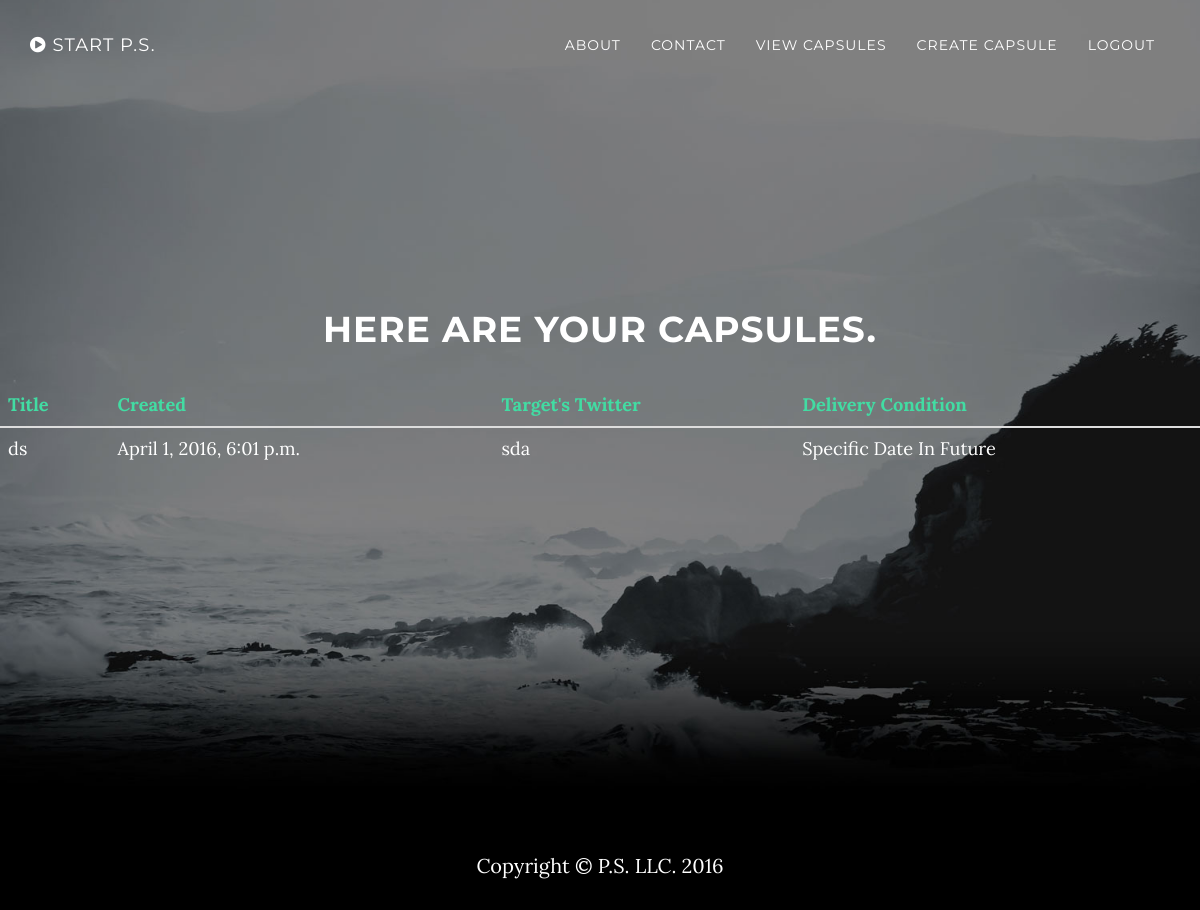
Before: /capsules/ (signed in) with the older database file.
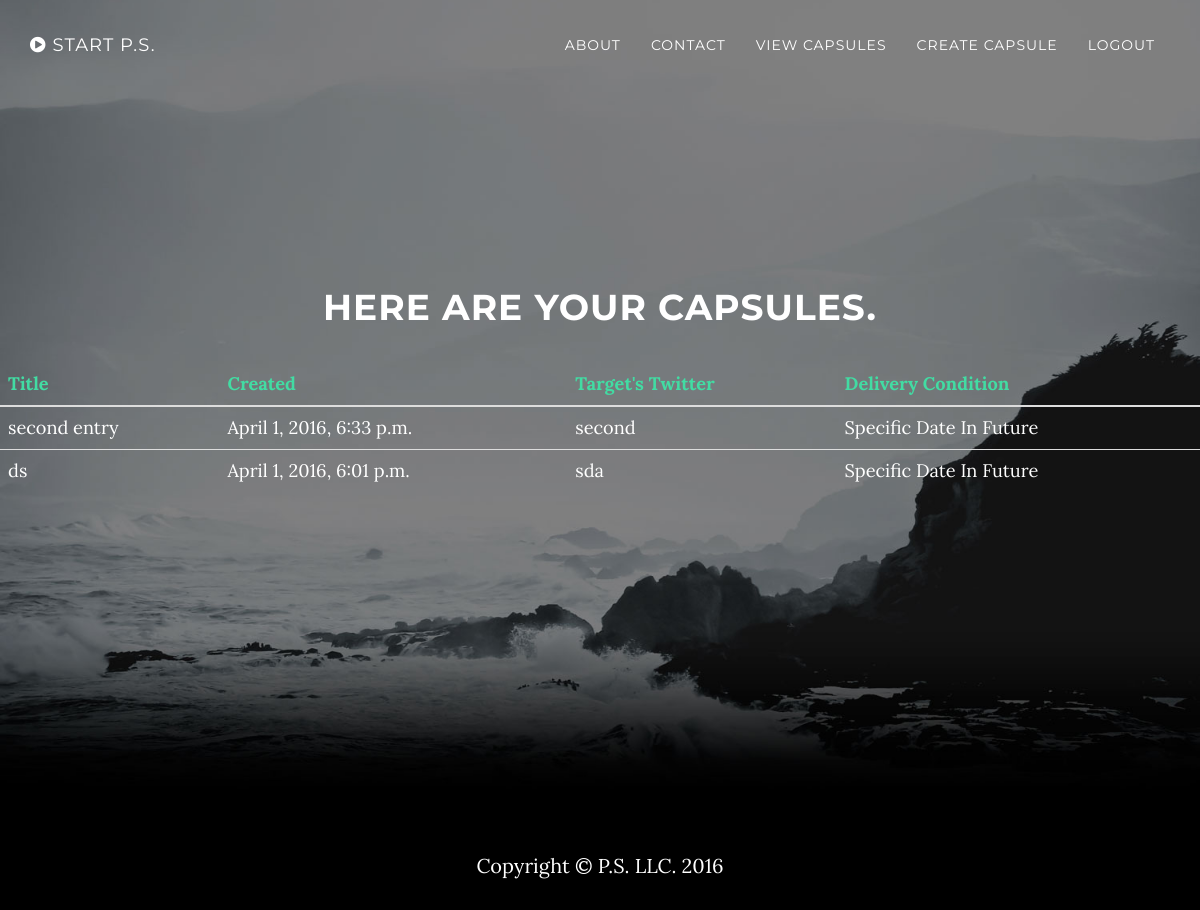
After: the same page with the newer database file.
### core/models.py (models this page shows)
class Capsule(models.Model):
    created = models.DateTimeField(auto_now_add=True)
    title = models.CharField(max_length=100, blank=True, default='')
    message = models.TextField(max_length=1000, blank=True, default='')
    file = models.FileField(blank=True)
    activation_type = models.CharField(max_length=10, choices=FUTURE_ACTIVATION_CHOICES, default='D')
    delivery_condition = models.CharField(max_length=10, choices=FUTURE_DELIVERY_CHOICES, default='SD')
    time_delivery = models.DateField(blank=True)
    owner = models.ForeignKey(User)
    is_active = models.BooleanField(default=False)
    is_deliverable = models.BooleanField(default=False)
    author_twitter = models.CharField(max_length=40, default='')
    target_twitter = models.CharField(max_length=40, default='')

### core/views.py (the view)
# urls.py: url(r'^capsules/$', views.display_capsules_view, name='display_capsules_view'),
@login_required(login_url='login')
def display_capsules_view(request):
    if request.method == 'GET':
        capsules = Capsule.objects.filter(owner=request.user).order_by('-created')  # get all capsules belonging to a particular user,recent first
        capsules = translate_delivery_condition(
            capsules)  # convert DB delivery notation to verbose string,aka 'SD' -> Specific Date In The Future
        return render(request, 'display_capsules.html', {'capsules': capsules})

### core/views.py (called while the page is built)
def translate_delivery_condition(ax):
    for data in ax:
        data.delivery_condition = FUTURE_DELIVERY_DICT[data.delivery_condition]
    return ax

### core/templates/display_capsules.html
{% extends 'base.html' %}
{% block content %}
    <header class="intro">
        <div class="intro-body">
            <h1>Here are your capsules.</h1>
            <div class="row">
                <div class="col-lg-12 text-left ">
                    <div class="table-responsive ">
                        <table class="table " style="font-size:130%;color:white;">
                            <thead class="indigo">
                            <th>Title</th>
                            <th>Created</th>
                            <th>Target's Twitter</th>
                            <th>Delivery Condition</th>
                            </thead>
                            {% for capsule in capsules %}
                                <tr>
                                    <td>{{ capsule.title }}</td>
                                    <td>{{ capsule.created }}</td>
                                    <td>{{ capsule.target_twitter }}</td>
                                    <td>{{ capsule.delivery_condition}}</td>
                                </tr>
                            {% endfor %}
                        </table>
                    </div>
                </div>
            </div>
        </div>
    </header>
{% endblock %}

Changed rows visible on the page:
added Capsule: title "second entry", created "April 1, 2016, 6:33 p.m.", target_twitter "second", delivery_condition "Specific Date In Future"
